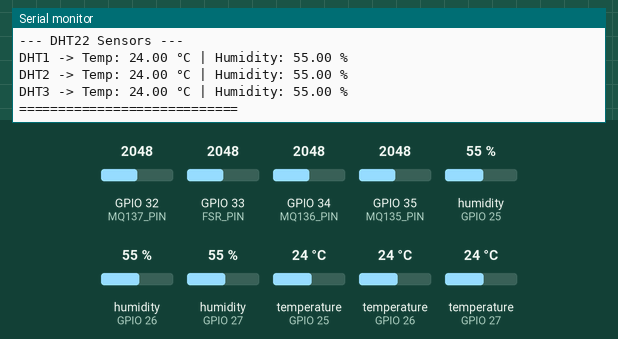
Simulated run of this sketch. Board: ESP32. On the bench: the last lines printed to the serial monitor. The inputs (shaded band) are chosen by the test bench; at power-on: humidity (sensors on GPIO 25, GPIO 26, GPIO 27) 55 %, GPIO 32 (MQ137_PIN) = 2048, GPIO 33 (FSR_PIN) = 2048, GPIO 34 (MQ136_PIN) = 2048, GPIO 35 (MQ135_PIN) = 2048, temperature (sensors on GPIO 25, GPIO 26, GPIO 27) 24 °C.

Above: at 2.2 s.
2.3 s: humidity (sensor on GPIO 25) set to 22 %
8.3 s: humidity (sensor on GPIO 26) set to 22 %
At 11.7 s:
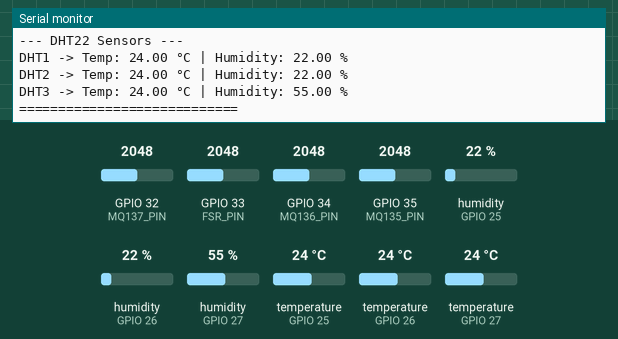
14.3 s: humidity (sensor on GPIO 27) set to 22 %
At 16.9 s:
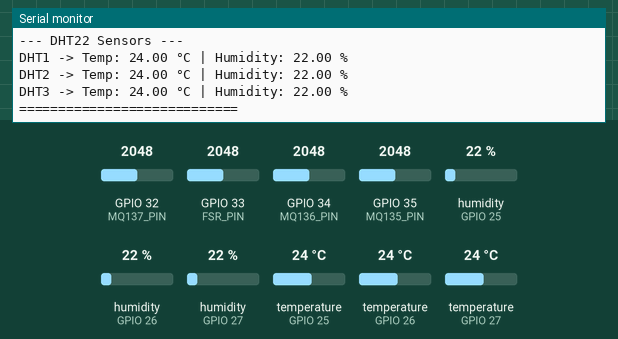
20.3 s: GPIO 32 (MQ137_PIN) set to 2866
26.3 s: GPIO 33 (FSR_PIN) set to 2866
32.3 s: GPIO 34 (MQ136_PIN) set to 2866
Timing chart, 0 to 35.3 s (numbered marks = the images above; inputs shaded):
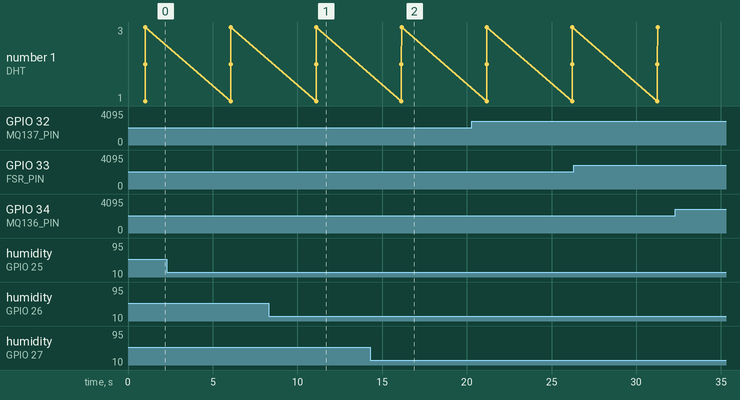

Measured:
- after the input at 8.3 s, the serial monitor: prints a new line after 2.8 s (image 1)
- after the input at 14.3 s, the serial monitor: prints a new line after 1.8 s (image 2)

The sketch:

sensor_readings.ino
```cpp
#include <DHT.h>

// ---------- DHT SETUP ----------
#define DHTTYPE DHT22

#define DHT1_PIN 25
#define DHT2_PIN 26
#define DHT3_PIN 27

DHT dht1(DHT1_PIN, DHTTYPE);
DHT dht2(DHT2_PIN, DHTTYPE);
DHT dht3(DHT3_PIN, DHTTYPE);

// ---------- MQ & FSR PINS ----------
#define MQ136_PIN 34
#define MQ135_PIN 35
#define MQ137_PIN 32
#define FSR_PIN   33

void setup() {
  Serial.begin(115200);
  delay(1000);

  dht1.begin();
  dht2.begin();
  dht3.begin();

  Serial.println("ESP32 Sensor System Started");
  Serial.println("-----------------------------------");
}

void loop() {

  // ---------- MQ SENSOR READINGS ----------
  int mq136Value = analogRead(MQ136_PIN);
  int mq135Value = analogRead(MQ135_PIN);
  int mq137Value = analogRead(MQ137_PIN);

  // ---------- FSR READING ----------
  int fsrValue = analogRead(FSR_PIN);

  // ---------- DHT READINGS ----------
  float t1 = dht1.readTemperature();
  float h1 = dht1.readHumidity();

  float t2 = dht2.readTemperature();
  float h2 = dht2.readHumidity();

  float t3 = dht3.readTemperature();
  float h3 = dht3.readHumidity();

  // ---------- PRINT VALUES ----------
  Serial.println("===== SENSOR READINGS =====");

  Serial.print("MQ136 (H2S) ADC: ");
  Serial.println(mq136Value);

  Serial.print("MQ135 (Air Quality) ADC: ");
  Serial.println(mq135Value);

  Serial.print("MQ137 (NH3) ADC: ");
  Serial.println(mq137Value);

  Serial.print("FSR Pressure ADC: ");
  Serial.println(fsrValue);

  Serial.println("--- DHT22 Sensors ---");

  Serial.print("DHT1 -> Temp: ");
  Serial.print(t1);
  Serial.print(" °C | Humidity: ");
  Serial.print(h1);
  Serial.println(" %");

  Serial.print("DHT2 -> Temp: ");
  Serial.print(t2);
  Serial.print(" °C | Humidity: ");
  Serial.print(h2);
  Serial.println(" %");

  Serial.print("DHT3 -> Temp: ");
  Serial.print(t3);
  Serial.print(" °C | Humidity: ");
  Serial.print(h3);
  Serial.println(" %");

  Serial.println("============================\n");

  delay(5000);  // 5-second delay
}
```
